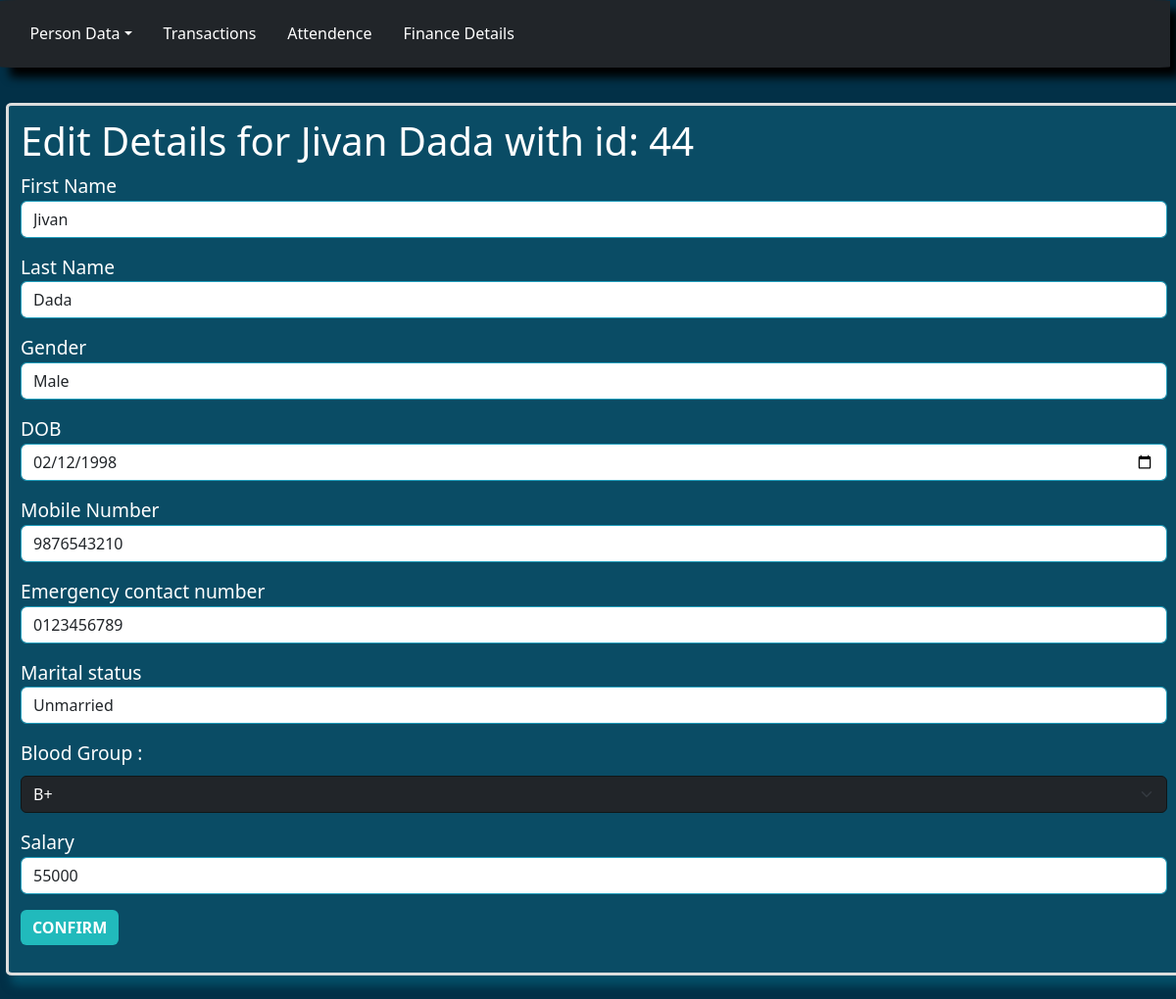
The app's page /edit_staff_data?staff_id=44 with its own data.
### tables this page shows
CREATE TABLE persons(
    person_id INTEGER, /*primary key for  member*/
    first_name TEXT,
    last_name TEXT,
    photo TEXT, /* passport size photo name, which will be stored in /static/uploads */
    gender VARCHAR(1),/* M or F or O (Male, Female, Other) */
    dob DATE,
    temporary_address TEXT,
    permanent_address TEXT,
    mobile_number TEXT,
    occupation TEXT,
    emergency_number TEXT,
    married INTEGER, /* 0 for unmarried 1 for married*/
    blood_group TEXT,
    PRIMARY KEY (person_id) /* Automatically increments the id for new record in the table */
);

CREATE TABLE staff(
    staff_id INTEGER,
    joined_date DATE,
    left_date DATE,
    salary NUMBER,
    post TEXT,
    FOREIGN KEY (staff_id) REFERENCES persons(person_id)
    PRIMARY KEY(staff_id)
);

### app.py (the view)
@app.route("/edit_staff_data")
def edit_staff_data():
    id_in_url = request.args.get('staff_id')
    details = db.execute("SELECT * FROM persons JOIN staff ON persons.person_id = staff.staff_id WHERE person_id = ?", id_in_url)[0]
    return render_template("editstaffdata.html", current_page="member_data", details=details, id=id_in_url)

### templates/editstaffdata.html
{% extends "editdata.html" %}
{% block updateAddress %}/update_staff_details{% endblock %}
{% block updateSpecifics %}
    <div class="mb-3">
        <label for="salary">Salary</label>
        <input type="text" class="form-control" id="salary" name="salary" value="{{details['salary']}}">
    </div>
    <div class="mb-3">
        <button type="submit" class="btn btn-primary mb-3 d-flex align-items-center gap-5">CONFIRM</button>
    </div>
{% endblock %}

### templates/editdata.html (shortened to what this page needs)
{% extends "template.html" %}
{% block body %}
<h1>Edit Details for {{details["first_name"]}} {{details["last_name"]}} with id: {{id}}</h1>
    <form action="{% block updateAddress %}{%endblock%}" method="post">
        <div class="mb-3">
            <label for="fname">First Name</label>
            <input type="text" class="form-control" id="fname" name="f_name" value="{{details['first_name']}}">
        </div>
        <div class="mb-3">
            <label for="lname">Last Name</label>
            <input type="text" class="form-control" id="lname" name="l_name" value="{{details['last_name']}}">
        </div>
        <div class="mb-3">
            <label for="gender">Gender</label>
            <select type="text" class="form-control" id="gender" name="gender">
                <option value="M" {% if details['gender'] == 'M' %} selected {% endif %}>Male</option>
            </select>
        </div>
        <div class="mb-3">
            <label for="dob">DOB</label>
            <input type="date" class="form-control" id="dob" name="dob" value="{{details['dob']}}">
        </div>
        <div class="mb-3">
            <label for="mnumber">Mobile Number</label>
            <input type="number" class="form-control" id="mnumber" name="m_number" value="{{details['mobile_number']}}">
        </div>
        <div class="mb-3">
            <label for="enumber">Emergency contact number</label>
            <input type="number" class="form-control" id="enumber" name="e_number" value="{{details['emergency_number']}}">
        </div>
        <div class="mb-3">
            <label for="married">Marital status</label>
            <select class="form-control" id="married" name="married">
                <option value="0" {% if details['married'] == 0 %} selected {% endif %}>Unmarried</option>
            </select>
        </div>
       <div class="mb-3">
                <label for="bloodgroup" class="form-label"> Blood Group : </label>
                <select class="form-select" id="bloodgroup" name="blood_group" value="{{details['blood_group']}}">
                    <option value="B+" {% if details['blood_group'] == 'B+' %} selected {% endif %}>B+</option>
                </select>
            </div>
            {% block updateSpecifics %}{% endblock %}
    </form>
{% endblock %}

### static/main.css (style rules this page uses)
body { padding: 0; margin: 0; background-color: #023047; }
.form-select { border: solid #101617 1px; background-color: #212529 ; color: #fff; }
.form-control { border: solid #219ebc 1px; }
label { font-size: 120%; }
.btn-primary { background-color: #21babc; font-weight: bolder; border: #21babc; }

### records on screen
persons: first_name "Jivan", last_name "Dada", f_name "Jivan", l_name "Dada", gender "Male", dob "02/12/1998", m_number "9876543210", e_number "0123456789", married "Unmarried", blood_group "B+"
staff: salary "55000"

### other values on screen
{{ id }} "44"
